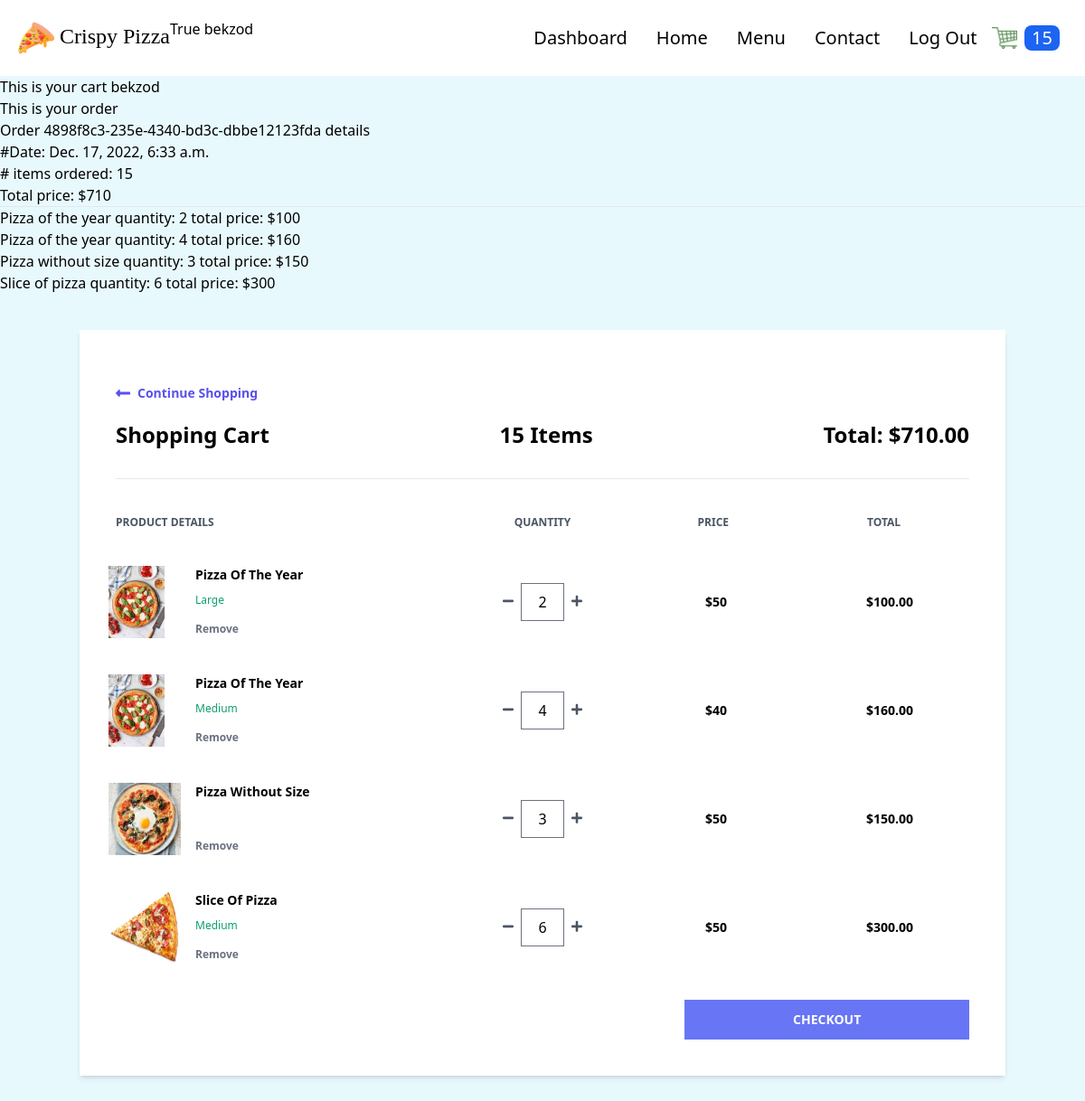
/cart/ (signed in), run on an earlier commit of the app's database.
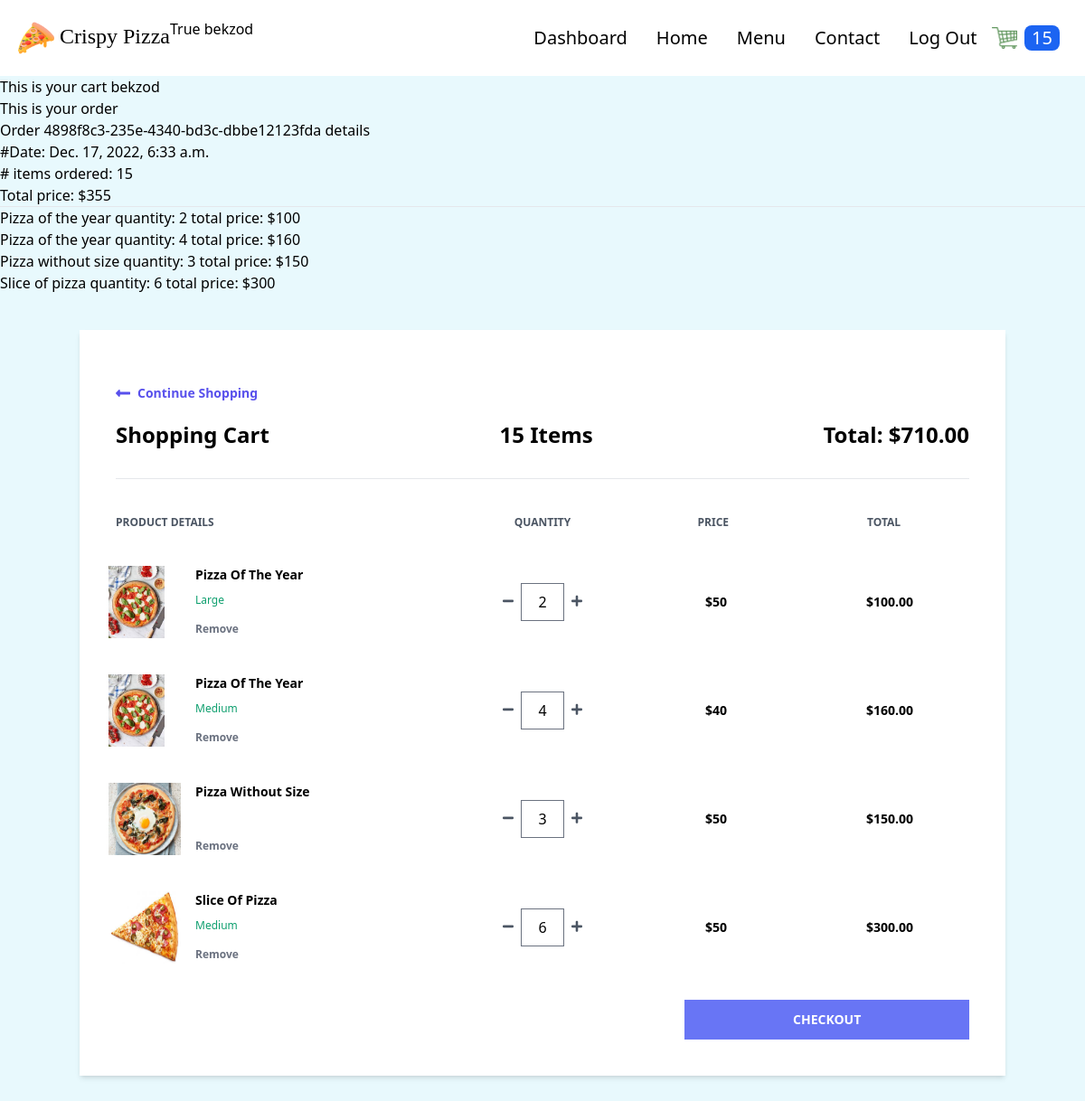
And on a later commit of the database.
### order/models.py (models this page shows, shortened)
class Order(models.Model):
    transaction_id = models.UUIDField(
        primary_key=True, default=uuid.uuid4, editable=True)
    customer = models.ForeignKey(
        Customer, on_delete=models.CASCADE)
    date_ordered = models.DateTimeField(auto_now_add=True)
    date_modified = models.DateTimeField(auto_now=True)
    complete = models.BooleanField(default=False)
    coupon = models.ForeignKey(
        'Coupon', on_delete=models.SET_NULL, blank=True, null=True)
    @property
    def get_cart_subtotal(self):
        order_items = self.orderitem_set.all()
        total = sum([item.get_total for item in order_items])
        return total
    get_cart_subtotal.fget.short_description = 'Subtotal'
    @property
    def get_cart_total(self):
        total = self.get_cart_subtotal
        if self.coupon:
            total = total - self.get_coupon_value
        return total
    get_cart_total.fget.short_description = 'Total'
    @property
    def get_cart_items(self):
        order_items = self.orderitem_set.all()
        total = sum([item.quantity for item in order_items])
        return total
    get_cart_items.fget.short_description = '# Items'
    @property
    def get_coupon_value(self):
        if self.coupon:
            if self.coupon.discount_type == "Percent":
                coupon_value = self.get_cart_subtotal*self.coupon.discount_amount//100
            else:
                coupon_value = self.coupon.discount_amount
        else:
            coupon_value = None
        return coupon_value
    get_coupon_value.fget.short_description = 'Coupon'

class OrderItem(models.Model):
    product = models.ForeignKey(
        Product, on_delete=models.SET_NULL, blank=True, null=True)
    order = models.ForeignKey(
        Order, on_delete=models.CASCADE, null=True, blank=True)
    variation = models.ForeignKey(
        ProductVariant, on_delete=models.SET_NULL, blank=True, null=True)
    quantity = models.IntegerField(default=0, null=True, blank=True)
    date_added = models.DateTimeField(auto_now_add=True)
    @property
    def get_total(self):
        if self.product.has_variants:
            total = self.variation.price * self.quantity
        else:
            total = self.product.price * self.quantity
        return total
    get_total.fget.short_description = 'Total'

### store/models.py (models this page shows, shortened)
class Product(models.Model):
    PRODUCT_TYPES = (
        ("Pizza", "pizza"),
        ("Nonpizza", "nonpizza")
    )
    id = models.UUIDField(primary_key=True, default=uuid.uuid4, editable=False)
    name = models.CharField(max_length=100)
    price = models.PositiveIntegerField(blank=True, null=True)
    desc = models.TextField(max_length=500)
    image = models.ImageField(blank=True, upload_to='images')
    created_at = models.DateField(auto_now_add=True)
    updated_at = models.DateField(auto_now=True)
    product_type = models.CharField(max_length=10, choices=PRODUCT_TYPES)
    def image_tag(self):
        return mark_safe(f'<img src="{self.image.url}" width="100" height="100" />')
    image_tag.short_description = 'Image'
    @property
    def has_variants(self):
        if self.productvariant_set.count() > 0:
            return True
        else:
            return False

class ProductVariant(models.Model):
    title = models.CharField(max_length=100, blank=True, null=True)
    product = models.ForeignKey(Product, on_delete=models.CASCADE)
    size = models.ForeignKey(Size, on_delete=models.CASCADE)
    price = models.PositiveIntegerField()

class Size(models.Model):
    name = models.CharField(max_length=20, blank=True, null=True)

### order/views.py (the view)
# urls.py: path('cart/', views.cart, name='cart'),
def cart(request):
    if request.user.is_authenticated:
        customer = request.user.customer
    else:
        customer, created = Customer.objects.get_or_create(
            device=request.COOKIES['device'])
    customer_order = Order.objects.filter(
        customer=customer, complete=False)
    if customer_order.exists():
        customer_items = OrderItem.objects.filter(
            order_id__in=customer_order).order_by("product__name", "-variation__size")
        customer_order = customer_order[0]
    else:
        customer_order, customer_items = None, None
    context = {
        "order": customer_order,
        "items": customer_items,
    }
    return render(request, 'order/cart.html', context)

### store/context_processors.py (called while the page is built, shortened)
def get_cart_quantity(request):
    if request.user.is_authenticated:
        customer = request.user.customer
    try:
        customer_order = Order.objects.filter(
            customer=customer, complete=False)[0]
        number_of_items = customer_order.get_cart_items
    except:
        number_of_items = 0
    finally:
        return {
            'cart_quantity': number_of_items
        }

### order/templates/order/cart.html (shortened to what this page needs)
{% extends 'store/base.html' %} {% block content %} {% if not items %}
<h2>Cart is empty</h2>
{% else %}
<h1>This is your cart {{request.user}}</h1>
<h2>This is your order</h2>
<div>
  <h3>Order {{order.transaction_id}} details</h3>
  <p>#Date: {{order.date_ordered}}</p>
  <p># items ordered: {{order.get_cart_items}}</p>
  <p>Total price: ${{order.get_cart_total}}</p>
</div>
<hr />
{% for item in items%}
<h2>
  {{item.product.name}} quantity: {{item.quantity}} total price:
  ${{item.get_total}}
</h2>
{% endfor %} {% endif %}
<div class="container mx-auto mt-10">
  <div class="flex flex-col shadow-md my-10">
    <div class="w-full bg-white px-10 py-10">
      <a
        href="{% url 'store:products' %}"
        class="flex font-semibold text-indigo-600 text-sm my-5 w-1/4"
      >
        <svg
          class="fill-current mr-2 text-indigo-600 w-4"
          viewBox="0 0 448 512"
        >
          <path
            d="M134.059 296H436c6.627 0 12-5.373 12-12v-56c0-6.627-5.373-12-12-12H134.059v-46.059c0-21.382-25.851-32.09-40.971-16.971L7.029 239.029c-9.373 9.373-9.373 24.569 0 33.941l86.059 86.059c15.119 15.119 40.971 4.411 40.971-16.971V296z"
          />
        </svg>
        Continue Shopping
      </a>
      <div class="flex justify-between border-b pb-8">
        <h1 class="font-semibold text-2xl">Shopping Cart</h1>
        <h2 class="font-semibold text-2xl">{{order.get_cart_items}} Items</h2>
        <h2 class="font-semibold text-2xl">
          Total: ${{order.get_cart_subtotal|floatformat:2}}
        </h2>
      </div>
      <div class="flex mt-10 mb-5">
        <h3 class="font-semibold text-gray-600 text-xs uppercase w-2/5">
          Product Details
        </h3>
        <h3
          class="font-semibold text-center text-gray-600 text-xs uppercase w-1/5 text-center"
        >
          Quantity
        </h3>
        <h3
          class="font-semibold text-center text-gray-600 text-xs uppercase w-1/5 text-center"
        >
          Price
        </h3>
        <h3
          class="font-semibold text-center text-gray-600 text-xs uppercase w-1/5 text-center"
        >
          Total
        </h3>
      </div>
      {% for item in items %}
      <div class="flex items-center hover:bg-gray-100 -mx-8 px-6 py-5">
        <div class="flex w-2/5">
          <div class="w-20">
            <img class="h-20" src="{{item.product.image.url}}" alt="" />
          </div>
          <div class="flex flex-col justify-between ml-4 flex-grow">
            <span class="font-bold text-sm">{{ item.product.name|title }}</span>
            <span class="text-green-500 text-xs"
              >{{item.variation.size.name}}</span
            >
            <form
              action="{% url 'order:remove-from-cart' item.id %}"
              method="post"
            >
              <button
                type="submit"
                class="font-semibold hover:text-red-500 text-gray-500 text-xs"
              >
                Remove
              </button>
            </form>
          </div>
        </div>
        <div
          class="flex justify-center items-center w-1/5 individual-container"
        >
          <form
            action="{% url 'order:reduce-product-quantity' item.pk %}"
            method="post"
          >
            <button type="submit">
              <svg class="fill-current text-gray-600 w-3" viewBox="0 0 448 512">
                <path
                  d="M416 208H32c-17.67 0-32 14.33-32 32v32c0 17.67 14.33 32 32 32h384c17.67 0 32-14.33 32-32v-32c0-17.67-14.33-32-32-32z"
                />
              </svg>
            </button>
          </form>
          <input
            class="quantity mx-2 border text-center w-12"
            type="text"
            value="{{item.quantity}}"
            id="{{item.pk}}"
          />
          <form
            action="{% url 'order:increase-product-quantity' item.pk %}"
            method="post"
          >
            <button type="submit">
            </button>
          </form>
        </div>
        <h1 class="text-center w-1/5 font-semibold text-sm">
          ${% firstof item.variation.price item.product.price %}
        </h1>
        <span class="text-center w-1/5 font-semibold text-sm"
          >${{item.get_total|floatformat:2}}</span
        >
      </div>
      {% endfor %}
      <div class="mt-5">
        <a
          href="{% url 'order:checkout' %}"
          class="bg-indigo-500 font-semibold hover:bg-indigo-600 py-3 text-sm text-white uppercase w-1/3 flex items-center justify-center ml-auto"
        >
          Checkout
        </a>
      </div>
    </div>
  </div>
</div>
{% endblock %}

### store/templates/store/base.html (shortened to what this page needs)
{% load static %}
<!DOCTYPE html>
<html lang="en">
  <head>
    <link rel="stylesheet" href="{% static 'store/src/styles.css' %}" />
    <link rel="stylesheet" href="{% static 'store/src/customStyles.css' %}" />
  </head>
  <body class="m-0 p-0 bg-dimly-blue">
    <nav class="p-5 bg-white flex">
      <div class="flex justify-between items-center">
        <a href="{% url 'store:products' %}">
          <span class="text-2xl font-[Poppins] cursor-pointer">
            <img
              class="h-10 inline"
              src="{% static 'store/images/pizza.png' %}"
            />
            Crispy Pizza
          </span>
        </a>
      </div>
      <h2>{{user.is_superuser}} {{user.username}}</h2>
      <ul class="flex ml-auto items-center">
        {% if user.is_superuser %}
        <li class="text-xl mx-4 hover:text-cyan-500 duration-500">
          <a href="{% url 'store:dashboard' %}">Dashboard</a>
        </li>
        {% endif %}
        <li class="text-xl mx-4 hover:text-cyan-500 duration-500">
          <a href="{% url 'store:products' %}">Home</a>
        </li>
        <li class="text-xl mx-4 hover:text-cyan-500 duration-500">
          <a href="">Menu</a>
        </li>
        <li class="text-xl mx-4 hover:text-cyan-500 duration-500">
          <a href="">Contact</a>
        </li>
        {% if user.is_authenticated %}
        <li class="text-xl mx-4 hover:text-cyan-500 duration-500">
          <a href="{% url 'users:logout' %}">Log Out</a>
        </li>
        {% else %}
        <li class="text-xl mx-4 hover:text-cyan-500 duration-500">
          <a href="{% url 'users:login' %}">Log In</a>
        </li>
        {% endif %}
        <li>
          <a href="{% url 'order:cart' %}">
            <img
              class="h-6"
              src="{% static 'store/images/cart.png' %}"
              alt="cart"
            />
          </a>
        </li>
        <li class="p-2">
          <div class="bg-blue-600 rounded-lg px-2">
            <p class="text-xl text-white">{{cart_quantity}}</p>
          </div>
        </li>
      </ul>
    </nav>
    {% block content %} {% endblock %}
  </body>
</html>

What changed in the data, as far as the page shows it:
changed Order "4898f8c3-235e-4340-bd3c-dbbe12123fda": get_cart_total "710" → "355"
